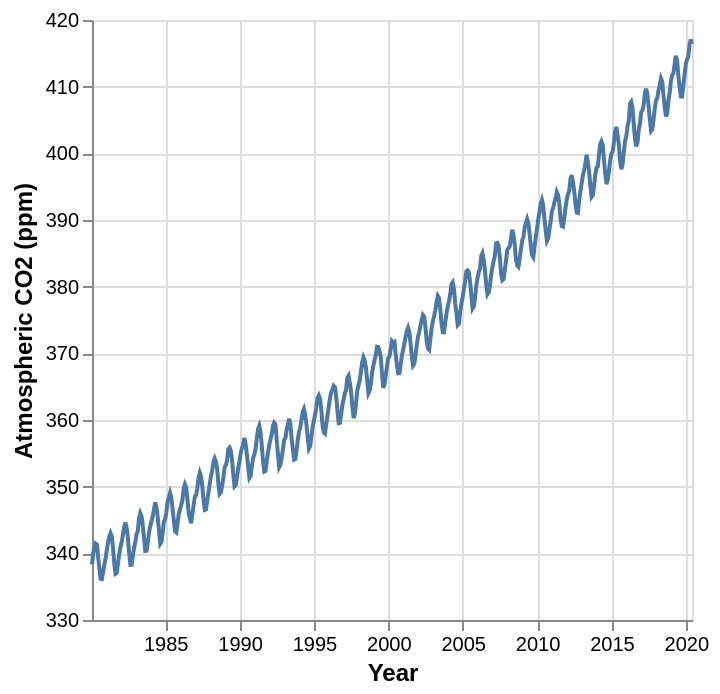

Here is the notebook cell this chart was saved with:
### Markdown cell above
To add axis labels, we use the title method along with alt.X and alt.Y functions. To change the font size, we use the configure_axis function with the titleFontSize argument.

### Code cell
co2_line = alt.Chart(co2_df).mark_line().encode(
    x=alt.X("date_measured").title("Year"),
    y=alt.Y("ppm").scale(zero=False).title("Atmospheric CO2 (ppm)")
).configure_axis(titleFontSize=12)
co2_line

### Figure 1 — Vega-Lite specification as saved in the notebook (floating-point values rounded to 4 significant figures; data arrays with more than 128 entries replaced by an {"elided": "..."} marker saying what was removed)
{"config": {"view": {"continuousWidth": 300, "continuousHeight": 300}, "axis": {"titleFontSize": 12}}, "data": {"name": "data-aa5998d5bdbb1210883052c862754cac"}, "mark": {"type": "line"}, "encoding": {"x": {"field": "date_measured", "title": "Year", "type": "temporal"}, "y": {"field": "ppm", "scale": {"zero": false}, "title": "Atmospheric CO2 (ppm)", "type": "quantitative"}}, "$schema": "https://vega.github.io/schema/vega-lite/v6.1.0.json", "datasets": {"data-aa5998d5bdbb1210883052c862754cac": {"elided": "484 records"}}}
